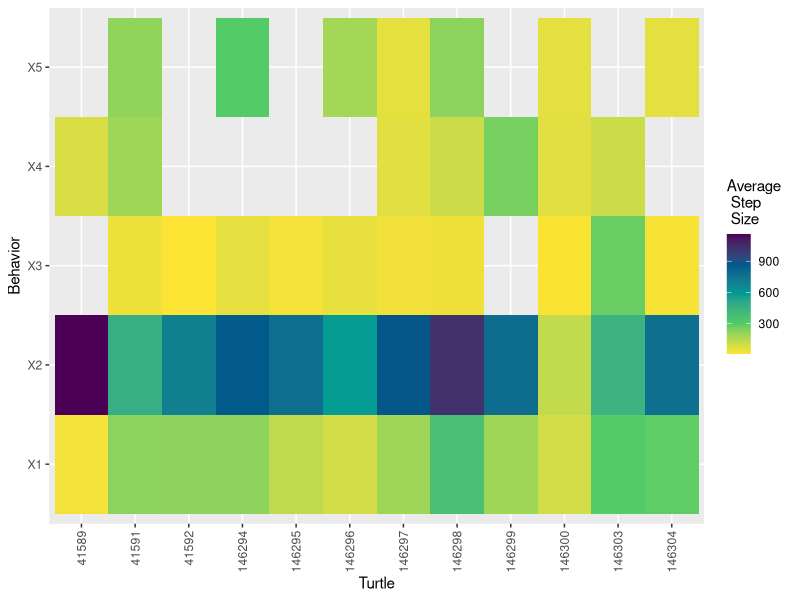
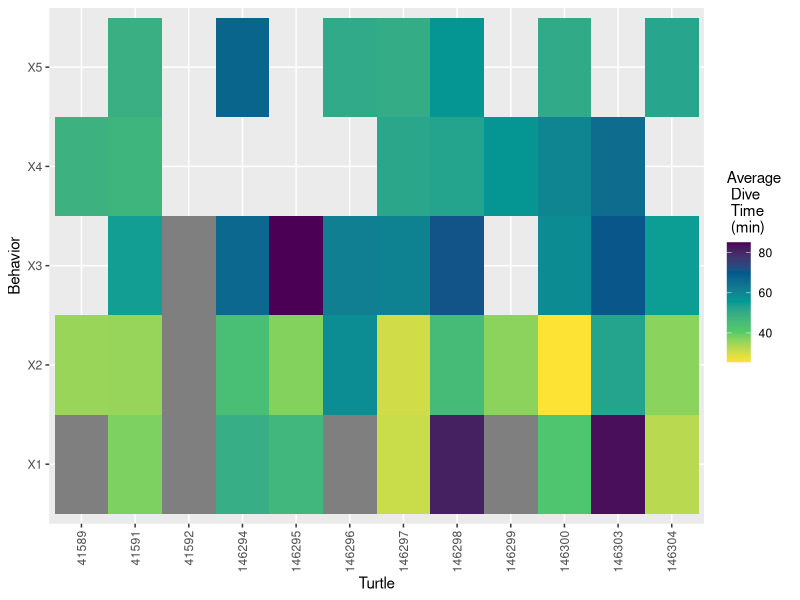
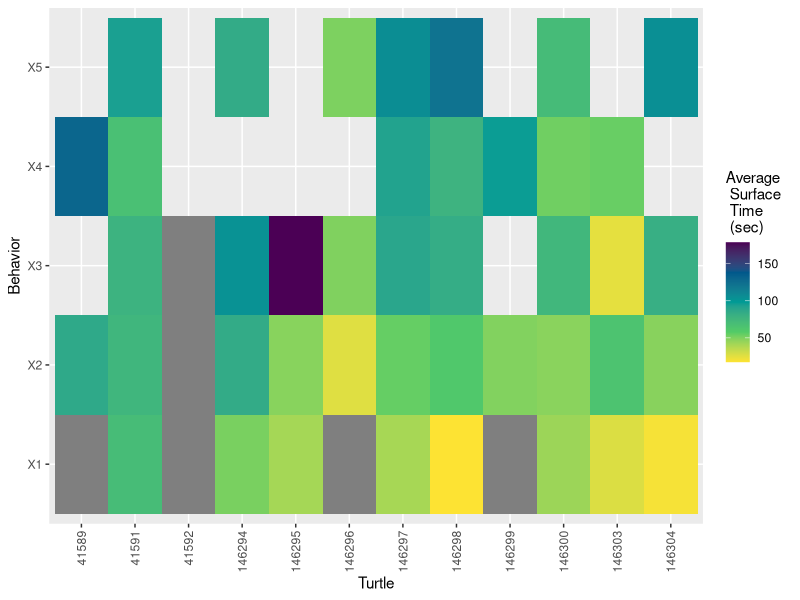
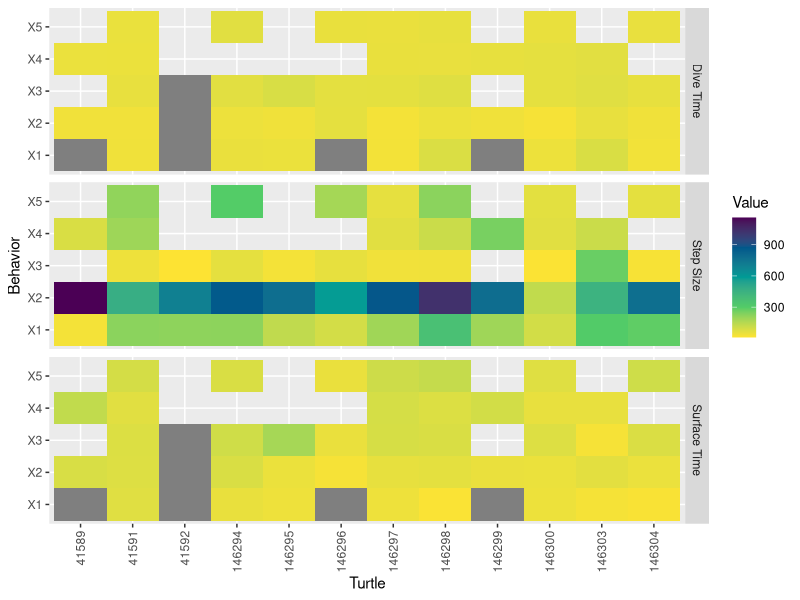
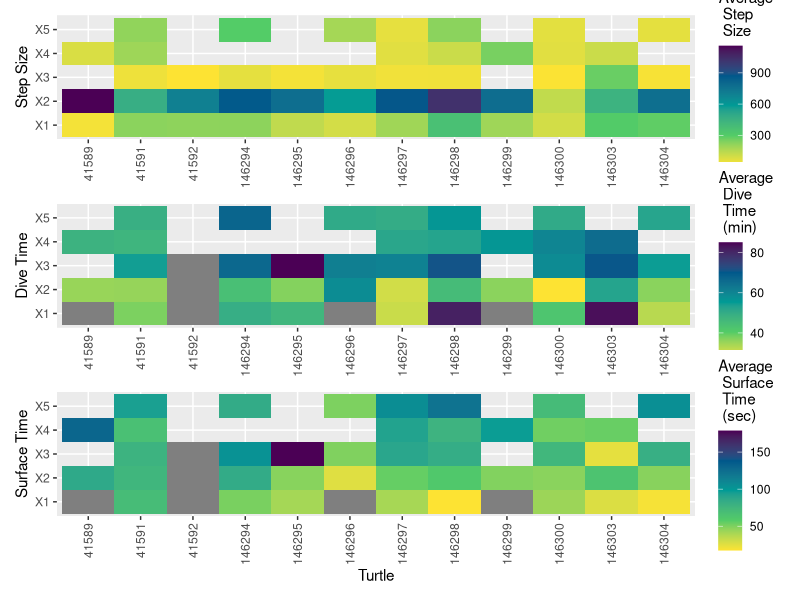

Here is the R script that generated these plots, in order:
# plot heatmaps of results data

# set working directory
setwd("~/Projects/turtle_behavior")

# load libraries
library(ggplot2)
library(dplyr)
library(viridis)
library(patchwork)

# load in data
behavior <- read.csv('data/behav_by_ID.csv')
internesting <- read.csv('data/subset_multiple_INs.csv')

# force object types
behavior$id <- as.factor(behavior$id)
behavior$behav <- as.factor(behavior$behav)

##### average step size by turtle ID and behavior ##############################
step_size <- behavior %>%
  group_by(id, behav) %>%
  summarize(avg_step_size = mean(step, na.rm = TRUE))

# heatmap for step size
ggplot(data = step_size, 
       aes(x = id, y = behav, fill = avg_step_size)) +
  geom_tile() +
  scale_fill_gradientn(colors = hcl.colors(5, "viridis", rev = TRUE), 
                       name = 'Average \n Step \n Size') +
  theme(axis.text.x = element_text(angle = 90, vjust = 0.5, hjust = 1)) +
  ylab('Behavior') +
  xlab('Turtle')

##### average dive time by turtle ID and behavior ##############################
dive_time <- behavior %>%
group_by(id, behav) %>%
  summarize(avg_dive_time = mean(Avg_dive_time_min, na.rm = TRUE))

# heatmap for dive time 
ggplot(data = dive_time, 
       aes(x = id, y = behav, fill = avg_dive_time)) +
  geom_tile() +
  scale_fill_gradientn(colors = hcl.colors(5, "viridis", rev = TRUE), 
                       name = 'Average \n Dive \n Time \n (min)') +
  theme(axis.text.x = element_text(angle = 90, vjust = 0.5, hjust = 1)) +
  ylab('Behavior') +
  xlab('Turtle')

##### average surface time by turtle ID and behavior ###########################
surface_time <- behavior %>%
  group_by(id, behav) %>%
  summarize(avg_surface_time = mean(Avg_surface_time_sec, na.rm = TRUE))

# heatmap for dive time
ggplot(data = surface_time, 
       aes(x = id, y = behav, fill = avg_surface_time)) +
  geom_tile() +
  scale_fill_gradientn(colors = hcl.colors(5, "viridis", rev = TRUE), 
                       name = 'Average \n Surface \n Time \n (sec)') +
  theme(axis.text.x = element_text(angle = 90, vjust = 0.5, hjust = 1)) +
  ylab('Behavior') +
  xlab('Turtle')

##### put all three together ###################################################
new_step_size <- step_size %>%
  mutate(category = 'Step Size') %>%
  rename('Value' = 'avg_step_size')

new_dive_time <- dive_time %>%
  mutate(category = 'Dive Time') %>%
  rename('Value' = 'avg_dive_time')

new_surface_time <- surface_time %>%
  mutate(category = 'Surface Time') %>%
  rename('Value' = 'avg_surface_time')

all_data <- rbind(new_step_size, new_dive_time, new_surface_time)

# plot all three things together
ggplot(data = all_data, 
       aes(x = id, y = behav, fill = Value)) +
  geom_tile() +
  scale_fill_gradientn(colors = hcl.colors(5, "viridis", rev = TRUE)) +
  facet_grid(rows = vars(category)) +
  theme(axis.text.x = element_text(angle = 90, vjust = 0.5, hjust = 1)) +
  ylab('Behavior') +
  xlab('Turtle')

##### plot them all together better ############################################

# heatmap for step size
step_size_plot <- ggplot(data = step_size, 
                         aes(x = id, y = behav, fill = avg_step_size)) +
  geom_tile() +
  scale_fill_gradientn(colors = hcl.colors(5, "viridis", rev = TRUE), 
                       name = 'Average \n Step \n Size') +
  theme(axis.text.x = element_text(angle = 90, vjust = 0.5, hjust = 1)) +
  ylab('Step Size') +
  theme(axis.title.x = element_blank())

# heatmap for dive time
dive_time_plot <- ggplot(data = dive_time, 
                         aes(x = id, y = behav, fill = avg_dive_time)) +
  geom_tile() +
  scale_fill_gradientn(colors = hcl.colors(5, "viridis", rev = TRUE), 
                       name = 'Average \n Dive \n Time \n (min)') +
  theme(axis.text.x = element_text(angle = 90, vjust = 0.5, hjust = 1)) +
  ylab('Dive Time') +
  theme(axis.title.x = element_blank())

# heatmap for dive time
surface_time_plot <- ggplot(data = surface_time, 
                            aes(x = id, y = behav, fill = avg_surface_time)) +
  geom_tile() +
  scale_fill_gradientn(colors = hcl.colors(5, "viridis", rev = TRUE), 
                       name = 'Average \n Surface \n Time \n (sec)') +
  theme(axis.text.x = element_text(angle = 90, vjust = 0.5, hjust = 1)) +
  ylab('Surface Time') +
  xlab('Turtle')

# put all three together
final_plot <- step_size_plot / dive_time_plot / surface_time_plot
final_plot
